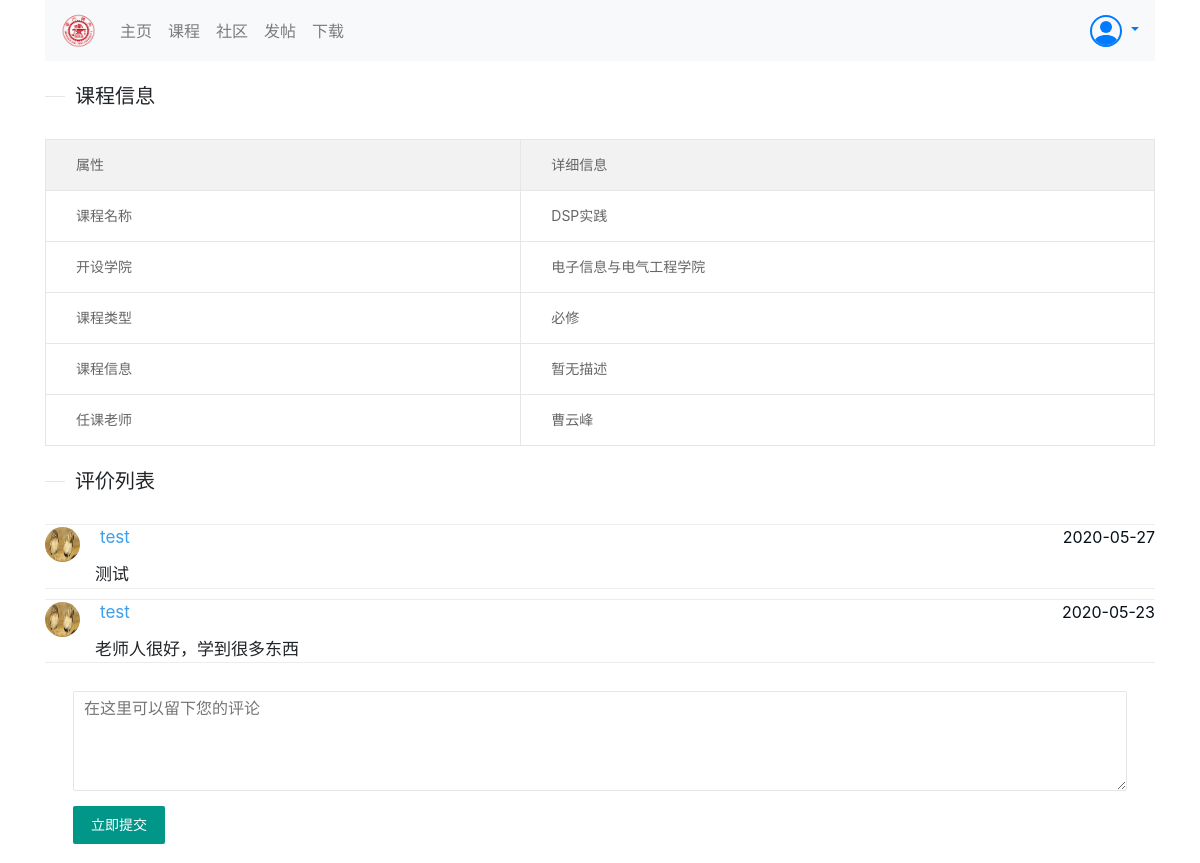
Page /course/coursedes/564 (signed in) on the committed database.
### course/models.py (models this page shows, shortened)
class Course(models.Model):
    name = models.CharField(max_length=100, unique=True)  # 课程的名字
    type = models.CharField(choices=TYPES, max_length=30)  # 课程类型
    school = models.CharField(choices=SCHOOLS, max_length=40, default='')  # 开设学院名
    class Meta:
        ordering = ("name",)  # 排序方式

class TeacherOfCourse(models.Model):
    course_id = models.ForeignKey('Course', on_delete=models.CASCADE)  # 对应course的id
    name = models.CharField(max_length=40, null=True)  # 教师的姓名
    class Meta:
        ordering = ("course_id",)

class CourseCom(models.Model):
    courseid = models.ForeignKey('Course', on_delete=models.CASCADE)  # 对应Course中自动生成的id
    user_name = models.CharField(max_length=100, default='匿名用户')  # 评论用户名
    com = models.TextField()  # 回复的内容
    createddate = models.DateTimeField(default=timezone.now)  # 回复的时间
    class Meta:
        ordering = ("-createddate",)  # 按照时间的降序排

### user/models.py (models this page shows, shortened)
class User(models.Model):
    user = models.OneToOneField(AuthUser, on_delete=models.CASCADE)  # 与django自带的User进行连接
    sex = models.BooleanField(default=True, blank=True, null=True)  # 性别 男 -> True
    profile = models.CharField(max_length=100, null=True, blank=True)  # 头像路径  可以为空
    academy = models.CharField(max_length=40, null=True, blank=True)  # 学院名  可以为空
    grade = models.CharField(choices=GRADES, max_length=30, default="UN", blank=True, null=True)  # 年级
    question = models.CharField(max_length=200, null=True, blank=True)  # 密保问题
    answer = models.CharField(max_length=200, null=True, blank=True)  # 答案

### course/views.py (the view, shortened to what this page needs)
# urls.py: path("coursedes/<int:pk>", coursedes, name='coursedes'),
@require_http_methods(["GET", "POST"])
def coursedes(request, pk):
    path=request.get_full_path()
    class NewComments():  # 建立一个新的类
        def __init__(self):
            self.image_path = 0  # 头像路径
            self.user_name = '无'  # 用户名字
            self.com = '无'  # 评论
            self.date = 'None'  # 评论日期
    course = Course.objects.get(pk=pk)
    teachers = TeacherOfCourse.objects.filter(course_id=course.pk)
    flag = 1
    if teachers.count() == 0:
        flag = 0
    if (CourseDes.objects.filter(course_id=course.pk)).count() == 0:
        des = '暂无描述'
    else:
        des = CourseDes.objects.get(course_id=course.pk)
    type = None
    for i in TYPES:
        if i[0] == course.type:
            type = i[1]
    school = course.school
    uer_flag = 0  # 是否有用户登录
    comment_flag = 0  # 说明评论是否成功
    if 'username' in request.session:
        uer_flag = 1
    comments = CourseCom.objects.filter(courseid=course.pk)
    new_comments = []  # 返回给前端的列表
    for a in comments:
        name = a.user_name
        u = User.objects.get(user__username=name)
        image_path = u.profile
        if image_path is None:
            image_path = 0
        info = NewComments()
        info.image_path = image_path
        info.user_name = name
        info.com = a.com
        info.date = a.createddate
        new_comments.append(info)
    if comment_flag == 1:
        return redirect(path)
    else:
        return render(request, 'course/coursedes.html',
                  {"course": course, "teacherList": teachers, "des": des, "school": school,
                   "type": type, "flag": flag, "userflag": uer_flag,
                   "commentflag": comment_flag, "comments": new_comments})

### community/templatetags/user_related.py (called while the page is built)
@register.filter(name="getProfileFromAuthId")
def get_profile_from_auth_id(value):
    try:
        return User.objects.get(user_id=value).profile
    except:
        return None

### templates/course/coursedes.html (shortened to what this page needs)
{% extends 'base.html' %}
    {% load static %}
    {% block forward_dependecies %}
        <link rel="stylesheet" href="{% static 'css/coursedes.css' %}">
    {% endblock %}
{% block content %}
    <fieldset class="layui-elem-field layui-field-title" style="margin-top: 20px;">
        <legend>课程信息</legend>
    </fieldset>
    <table class="layui-table" lay-size="lg">
        <colgroup>
            <col width="150">
            <col width="200">
            <col>
        </colgroup>
        <thead>
        <tr>
            <th>属性</th>
            <th>详细信息</th>
        </tr>
        </thead>
        <tbody>
        <tr>
            <td>课程名称</td>
            <td>{{ course.name }}</td>
        </tr>
        <tr>
            <td>开设学院</td>
            <td>{{ school }}</td>
        </tr>
        <tr>
            <td>课程类型</td>
            <td>{{ type }}</td>
        </tr>
        <tr>
            <td>课程信息</td>
            <td>{{ des }}</td>
        </tr>
        <tr>
            <td>任课老师</td>
            {% if flag == 0 %}
                <td>暂无老师</td>
            {% else %}
                <td>{% for t in teacherList %}
                    {{ t.name }}&nbsp;&nbsp;
                {% endfor %}
                </td>
            {% endif %}
        </tr>
        </tbody>
    </table>
    <fieldset class="layui-elem-field layui-field-title" style="margin-top: 20px;">
        <legend>评价列表</legend>
    </fieldset>
    {% for i in comments %}
        <div class="comment">
            <div class="imgdiv">
                {% if i.image_path == 0 %}
                    <img class="imgcss" src="{% static 'images/headsculpture.png' %}">
                {% else %}
                    <img class="imgcss" src="{{ i.image_path }}">
                {% endif %}
            </div>
            <div class="conmment_details">
                <div>
                    <span class="comment_name">{{ i.user_name }}</span>
                    <span class="comment_time">{{ i.date | date:"Y-m-d" }}</span>
                </div>
                <div class="comment_content">{{ i.com }}
                </div>
            </div>
        </div>
    {% endfor %}
    {% if userflag == 1 %}
        <div id='inputbox' class="box">
        <form action="{% url 'course:coursedes' course.pk %}" method="post">
        <div style="margin-left: -110px;">
            <div class="layui-form-item layui-form-text">
                <div class="layui-input-block">
            <textarea class="layui-textarea" placeholder="在这里可以留下您的评论"
                      id="comment" name="comment"></textarea>
                </div>
            </div>
            <div class="layui-form-item">
                <div class="layui-input-block">
                    <button type="submit" class="layui-btn">立即提交</button>
                </div>
            </div>
        </div>
    {% else %}
        <button type="button" class="layui-btn-primary layui-btn" onclick="jump()"
                style="float:right;margin-top: 10px;"><span>点击此处登录后评价</span></button>
    {% endif %}
</form>
</div>
{% endblock %}

### static/layui/css/layui.css (style rules this page uses)
.layui-inline,img { display:inline-block;vertical-align:middle }
.layui-btn,.layui-edge,.layui-inline,img { vertical-align:middle }
.layui-btn,.layui-disabled,.layui-icon,.layui-unselect { -moz-user-select:none;-webkit-user-select:none;-ms-user-select:none }
blockquote,body,button,dd,div,dl,dt,form,h1,h2,h3,h4,h5,h6,input,li,ol,p,pre,td,textarea,th,ul { margin:0;padding:0;-webkit-tap-highlight-color:rgba(0,0,0,0) }
img { border:none }
table { border-collapse:collapse;border-spacing:0 }
button,input,optgroup,option,select,textarea { font-family:inherit;font-size:inherit;font-style:inherit;font-weight:inherit;outline:0 }
body { line-height:24px;font:14px Helvetica Neue,Helvetica,PingFang SC,Tahoma,Arial,sans-serif }
.layui-btn,.layui-input,.layui-select,.layui-textarea,.layui-upload-button { outline:0;-webkit-appearance:none;transition:all .3s;-webkit-transition:all .3s;box-sizing:border-box }
.layui-elem-field { margin-bottom:10px;padding:0;border-width:1px;border-style:solid }
.layui-elem-field legend { margin-left:20px;padding:0 10px;font-size:20px;font-weight:300 }
.layui-field-title { margin:10px 0 20px;border-width:1px 0 0 }
.layui-form-label,.layui-form-mid,.layui-form-select,.layui-input-block,.layui-input-inline,.layui-textarea { position:relative }
.layui-badge-rim,.layui-colla-content,.layui-colla-item,.layui-collapse,.layui-elem-field,.layui-form-pane .layui-form-item[pane],.layui-form-pane .layui-form-label,.layui-input,.layui-layedit,.layui-layedit-tool,.layui-quote-nm,.layui-select,.layui-tab-bar,.layui-tab-card,.layui-tab-title,.layui-tab-title .layui-this:after,.layui-textarea { border-color:#e6e6e6 }
.layui-btn { display:inline-block;height:38px;line-height:38px;padding:0 18px;background-color:#009688;color:#fff;white-space:nowrap;text-align:center;font-size:14px;border:none;border-radius:2px;cursor:pointer }
.layui-input,.layui-select,.layui-textarea { height:38px;line-height:1.3;line-height:38px\9;border-width:1px;border-style:solid;background-color:#fff;border-radius:2px }
.layui-input,.layui-textarea { display:block;width:100%;padding-left:10px }
.layui-textarea { min-height:100px;height:auto;line-height:20px;padding:6px 10px;resize:vertical }
.layui-form-item { margin-bottom:15px;clear:both;*zoom:1 }
.layui-form-item:after { content:'\20';clear:both;*zoom:1;display:block;height:0 }
.layui-input-block { margin-left:110px;min-height:36px }
.layui-table,.layui-table-view { margin:10px 0 }
.layui-table { width:100%;background-color:#fff;color:#666 }
.layui-table tr { transition:all .3s;-webkit-transition:all .3s }
.layui-table th { text-align:left;font-weight:400 }
.layui-table tbody tr:hover,.layui-table thead tr,.layui-table-click,.layui-table-header,.layui-table-hover,.layui-table-mend,.layui-table-patch,.layui-table-tool,.layui-table-total,.layui-table-total tr,.layui-table[lay-even] tr:nth-child(even) { background-color:#f2f2f2 }
.layui-table td,.layui-table th,.layui-table-col-set,.layui-table-fixed-r,.layui-table-grid-down,.layui-table-header,.layui-table-page,.layui-table-tips-main,.layui-table-tool,.layui-table-total,.layui-table-view,.layui-table[lay-skin=line],.layui-table[lay-skin=row] { border-width:1px;border-style:solid;border-color:#e6e6e6 }
.layui-table td,.layui-table th { position:relative;padding:9px 15px;min-height:20px;line-height:20px;font-size:14px }
.layui-table[lay-size=lg] td,.layui-table[lay-size=lg] th { padding:15px 30px }

### static/css/coursedes.css (style rules this page uses)
.comment { width: auto; border-top: 1px solid rgba(233, 233, 233, 0.79); border-bottom: 1px solid rgba(233, 233, 233, 0.79); margin-top: 10px; }
.comment_content { clear: both; margin-left: 50px; font-size: 17px; }
.imgdiv { margin-top: 2px; width: 35px; height: 35px; float: left; }
.imgcss { width: 35px; height: 35px; border-radius: 50%; }
.comment_name { margin-left: 20px; color: #3D9EEA; font-size: 17px; }
.comment_time { margin-right: 0; float: right; color: #061019; font-size: 16px; }
.box { margin: auto; padding: 28px; height: 200px; }

### rows in the picture
Course: name "DSP实践", school "电子信息与电气工程学院"
TeacherOfCourse: name "曹云峰"
User: image_path (picture)
CourseCom: user_name "test", date "2020-05-27", com "测试"
CourseCom: user_name "test", date "2020-05-23", com "老师人很好，学到很多东西"

### other values in the picture
{{ type }} "必修"
{{ des }} "暂无描述"
